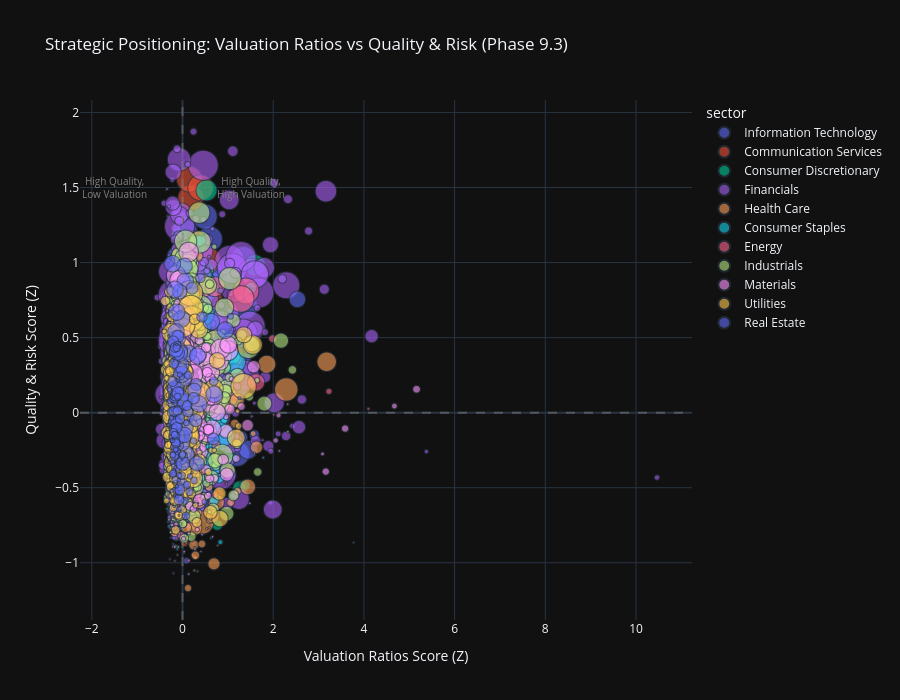

This figure's notebook cell:
### Code cell
# Visualization 5: Category-Sector Bubble Chart (Value vs Quality Trade-offs)
print("\n📊 Category-Sector Bubble Chart:")

# Create scatter plot comparing two key categories with sector coloring
if 'category_score_matrix' in locals() and not category_score_matrix.empty:
    # Select two categories for comparison (e.g., Valuation vs Quality)
    categories_list = list(category_score_matrix.columns)

    # Default to Valuation Ratios (cat 2) vs Quality & Risk (cat 4) if available
    x_category = 'Valuation Ratios' if 'Valuation Ratios' in categories_list else categories_list[0]
    y_category = 'Quality & Risk' if 'Quality & Risk' in categories_list else (
        categories_list[1] if len(categories_list) > 1 else categories_list[0]
    )

    # Prepare data for bubble chart
    bubble_data = pd.DataFrame({
        x_category: category_score_matrix[x_category],
        y_category: category_score_matrix[y_category],
        'sector': all_stocks_scaled['sector'].values,
        'ticker': all_stocks_scaled.get('ticker', range(len(category_score_matrix))),
        'market_cap': all_stocks_imputed.get('market_cap', 100)  # Use raw (unscaled) data for bubble size
        }).dropna()

    # Create bubble chart
    fig_bubble = px.scatter(
            bubble_data,
            x=x_category,
            y=y_category,
            color='sector',
            size='market_cap',
            hover_data=['ticker'],
            title=f"Strategic Positioning: {x_category} vs {y_category} (Phase 9.3)",
            labels={
                x_category: f"{x_category} Score (Z)",
                y_category: f"{y_category} Score (Z)"
                },
            size_max=30,
            opacity=0.6
            )

    # Add quadrant lines
    fig_bubble.add_hline(y=0, line_dash="dash", line_color="gray", opacity=0.5)
    fig_bubble.add_vline(x=0, line_dash="dash", line_color="gray", opacity=0.5)

    # Add quadrant labels
    fig_bubble.add_annotation(
            text="High Quality,<br>High Valuation", x=1.5, y=1.5,
            showarrow=False, font=dict(size=10, color="gray")
            )
    fig_bubble.add_annotation(
            text="High Quality,<br>Low Valuation", x=-1.5, y=1.5,
            showarrow=False, font=dict(size=10, color="gray")
            )

    fig_bubble.update_layout(height=700)

    fig_bubble.show()
    output_path = eda_output_dir / "phase93_category_sector_bubble_chart.html"
    fig_bubble.write_html(output_path)

    print(f"\n✓ Category-sector bubble chart complete")
    print(f"  X-axis: {x_category}")
    print(f"  Y-axis: {y_category}")
    print(f"  Data points: {len(bubble_data)}")
    print(f"  Output: {output_path}")

    # Identify quadrants
    q1 = bubble_data[(bubble_data[x_category] > 0) & (bubble_data[y_category] > 0)]
    q2 = bubble_data[(bubble_data[x_category] < 0) & (bubble_data[y_category] > 0)]
    q3 = bubble_data[(bubble_data[x_category] < 0) & (bubble_data[y_category] < 0)]
    q4 = bubble_data[(bubble_data[x_category] > 0) & (bubble_data[y_category] < 0)]

    print(f"\n  📍 Quadrant Distribution:")
    print(f"    Q1 (High Val, High Qual): {len(q1)} stocks ({len(q1) / len(bubble_data) * 100:.1f}%)")
    print(
            f"    Q2 (Low Val, High Qual): {len(q2)} stocks ({len(q2) / len(bubble_data) * 100:.1f}%) - Value opportunities")
    print(f"    Q3 (Low Val, Low Qual): {len(q3)} stocks ({len(q3) / len(bubble_data) * 100:.1f}%)")
    print(f"    Q4 (High Val, Low Qual): {len(q4)} stocks ({len(q4) / len(bubble_data) * 100:.1f}%) - Risk flags")
else:
    print("  ⚠️ No category score data available for bubble chart")

### Figure 1 — Plotly figure (JSON) as saved in the notebook; plotly's stock layout.template omitted (floating-point values rounded to 4 significant figures; data arrays with more than 128 entries replaced by an {"elided": "..."} marker saying what was removed)
{"data": [{"customdata": {"elided": "846x1 str values"}, "hovertemplate": "sector=Information Technology<br>Valuation Ratios Score (Z)=%{x}<br>Quality & Risk Score (Z)=%{y}<br>market_cap=%{marker.size}<br>ticker=%{customdata[0]}<extra></extra>", "legendgroup": "Information Technology", "marker": {"color": "#636efa", "opacity": 0.6, "size": {"elided": "846 float values"}, "sizemode": "area", "sizeref": 51.83, "symbol": "circle"}, "mode": "markers", "name": "Information Technology", "showlegend": true, "x": {"elided": "846 float values"}, "xaxis": "x", "y": {"elided": "846 float values"}, "yaxis": "y", "type": "scattergl"}, {"customdata": {"elided": "346x1 str values"}, "hovertemplate": "sector=Communication Services<br>Valuation Ratios Score (Z)=%{x}<br>Quality & Risk Score (Z)=%{y}<br>market_cap=%{marker.size}<br>ticker=%{customdata[0]}<extra></extra>", "legendgroup": "Communication Services", "marker": {"color": "#EF553B", "opacity": 0.6, "size": {"elided": "346 float values"}, "sizemode": "area", "sizeref": 51.83, "symbol": "circle"}, "mode": "markers", "name": "Communication Services", "showlegend": true, "x": {"elided": "346 float values"}, "xaxis": "x", "y": {"elided": "346 float values"}, "yaxis": "y", "type": "scattergl"}, {"customdata": {"elided": "812x1 str values"}, "hovertemplate": "sector=Consumer Discretionary<br>Valuation Ratios Score (Z)=%{x}<br>Quality & Risk Score (Z)=%{y}<br>market_cap=%{marker.size}<br>ticker=%{customdata[0]}<extra></extra>", "legendgroup": "Consumer Discretionary", "marker": {"color": "#00cc96", "opacity": 0.6, "size": {"elided": "812 float values"}, "sizemode": "area", "sizeref": 51.83, "symbol": "circle"}, "mode": "markers", "name": "Consumer Discretionary", "showlegend": true, "x": {"elided": "812 float values"}, "xaxis": "x", "y": {"elided": "812 float values"}, "yaxis": "y", "type": "scattergl"}, {"customdata": {"elided": "1129x1 str values"}, "hovertemplate": "sector=Financials<br>Valuation Ratios Score (Z)=%{x}<br>Quality & Risk Score (Z)=%{y}<br>market_cap=%{marker.size}<br>ticker=%{customdata[0]}<extra></extra>", "legendgroup": "Financials", "marker": {"color": "#ab63fa", "opacity": 0.6, "size": {"elided": "1129 float values"}, "sizemode": "area", "sizeref": 51.83, "symbol": "circle"}, "mode": "markers", "name": "Financials", "showlegend": true, "x": {"elided": "1129 float values"}, "xaxis": "x", "y": {"elided": "1129 float values"}, "yaxis": "y", "type": "scattergl"}, {"customdata": {"elided": "677x1 str values"}, "hovertemplate": "sector=Health Care<br>Valuation Ratios Score (Z)=%{x}<br>Quality & Risk Score (Z)=%{y}<br>market_cap=%{marker.size}<br>ticker=%{customdata[0]}<extra></extra>", "legendgroup": "Health Care", "marker": {"color": "#FFA15A", "opacity": 0.6, "size": {"elided": "677 float values"}, "sizemode": "area", "sizeref": 51.83, "symbol": "circle"}, "mode": "markers", "name": "Health Care", "showlegend": true, "x": {"elided": "677 float values"}, "xaxis": "x", "y": {"elided": "677 float values"}, "yaxis": "y", "type": "scattergl"}, {"customdata": {"elided": "492x1 str values"}, "hovertemplate": "sector=Consumer Staples<br>Valuation Ratios Score (Z)=%{x}<br>Quality & Risk Score (Z)=%{y}<br>market_cap=%{marker.size}<br>ticker=%{customdata[0]}<extra></extra>", "legendgroup": "Consumer Staples", "marker": {"color": "#19d3f3", "opacity": 0.6, "size": {"elided": "492 float values"}, "sizemode": "area", "sizeref": 51.83, "symbol": "circle"}, "mode": "markers", "name": "Consumer Staples", "showlegend": true, "x": {"elided": "492 float values"}, "xaxis": "x", "y": {"elided": "492 float values"}, "yaxis": "y", "type": "scattergl"}, {"customdata": {"elided": "322x1 str values"}, "hovertemplate": "sector=Energy<br>Valuation Ratios Score (Z)=%{x}<br>Quality & Risk Score (Z)=%{y}<br>market_cap=%{marker.size}<br>ticker=%{customdata[0]}<extra></extra>", "legendgroup": "Energy", "marker": {"color": "#FF6692", "opacity": 0.6, "size": {"elided": "322 float values"}, "sizemode": "area", "sizeref": 51.83, "symbol": "circle"}, "mode": "markers", "name": "Energy", "showlegend": true, "x": {"elided": "322 float values"}, "xaxis": "x", "y": {"elided": "322 float values"}, "yaxis": "y", "type": "scattergl"}, {"customdata": {"elided": "1283x1 str values"}, "hovertemplate": "sector=Industrials<br>Valuation Ratios Score (Z)=%{x}<br>Quality & Risk Score (Z)=%{y}<br>market_cap=%{marker.size}<br>ticker=%{customdata[0]}<extra></extra>", "legendgroup": "Industrials", "marker": {"color": "#B6E880", "opacity": 0.6, "size": {"elided": "1283 float values"}, "sizemode": "area", "sizeref": 51.83, "symbol": "circle"}, "mode": "markers", "name": "Industrials", "showlegend": true, "x": {"elided": "1283 float values"}, "xaxis": "x", "y": {"elided": "1283 float values"}, "yaxis": "y", "type": "scattergl"}, {"customdata": {"elided": "641x1 str values"}, "hovertemplate": "sector=Materials<br>Valuation Ratios Score (Z)=%{x}<br>Quality & Risk Score (Z)=%{y}<br>market_cap=%{marker.size}<br>ticker=%{customdata[0]}<extra></extra>", "legendgroup": "Materials", "marker": {"color": "#FF97FF", "opacity": 0.6, "size": {"elided": "641 float values"}, "sizemode": "area", "sizeref": 51.83, "symbol": "circle"}, "mode": "markers", "name": "Materials", "showlegend": true, "x": {"elided": "641 float values"}, "xaxis": "x", "y": {"elided": "641 float values"}, "yaxis": "y", "type": "scattergl"}, {"customdata": {"elided": "274x1 str values"}, "hovertemplate": "sector=Utilities<br>Valuation Ratios Score (Z)=%{x}<br>Quality & Risk Score (Z)=%{y}<br>market_cap=%{marker.size}<br>ticker=%{customdata[0]}<extra></extra>", "legendgroup": "Utilities", "marker": {"color": "#FECB52", "opacity": 0.6, "size": {"elided": "274 float values"}, "sizemode": "area", "sizeref": 51.83, "symbol": "circle"}, "mode": "markers", "name": "Utilities", "showlegend": true, "x": {"elided": "274 float values"}, "xaxis": "x", "y": {"elided": "274 float values"}, "yaxis": "y", "type": "scattergl"}, {"customdata": {"elided": "214x1 str values"}, "hovertemplate": "sector=Real Estate<br>Valuation Ratios Score (Z)=%{x}<br>Quality & Risk Score (Z)=%{y}<br>market_cap=%{marker.size}<br>ticker=%{customdata[0]}<extra></extra>", "legendgroup": "Real Estate", "marker": {"color": "#636efa", "opacity": 0.6, "size": {"elided": "214 float values"}, "sizemode": "area", "sizeref": 51.83, "symbol": "circle"}, "mode": "markers", "name": "Real Estate", "showlegend": true, "x": {"elided": "214 float values"}, "xaxis": "x", "y": {"elided": "214 float values"}, "yaxis": "y", "type": "scattergl"}], "layout": {"xaxis": {"anchor": "y", "domain": [0, 1], "title": {"text": "Valuation Ratios Score (Z)"}}, "yaxis": {"anchor": "x", "domain": [0, 1], "title": {"text": "Quality & Risk Score (Z)"}}, "legend": {"title": {"text": "sector"}, "tracegroupgap": 0, "itemsizing": "constant"}, "title": {"text": "Strategic Positioning: Valuation Ratios vs Quality & Risk (Phase 9.3)"}, "shapes": [{"line": {"color": "gray", "dash": "dash"}, "opacity": 0.5, "type": "line", "x0": 0, "x1": 1, "xref": "x domain", "y0": 0, "y1": 0, "yref": "y"}, {"line": {"color": "gray", "dash": "dash"}, "opacity": 0.5, "type": "line", "x0": 0, "x1": 0, "xref": "x", "y0": 0, "y1": 1, "yref": "y domain"}], "annotations": [{"font": {"color": "gray", "size": 10}, "showarrow": false, "text": "High Quality,<br>High Valuation", "x": 1.5, "y": 1.5}, {"font": {"color": "gray", "size": 10}, "showarrow": false, "text": "High Quality,<br>Low Valuation", "x": -1.5, "y": 1.5}], "height": 700}}
